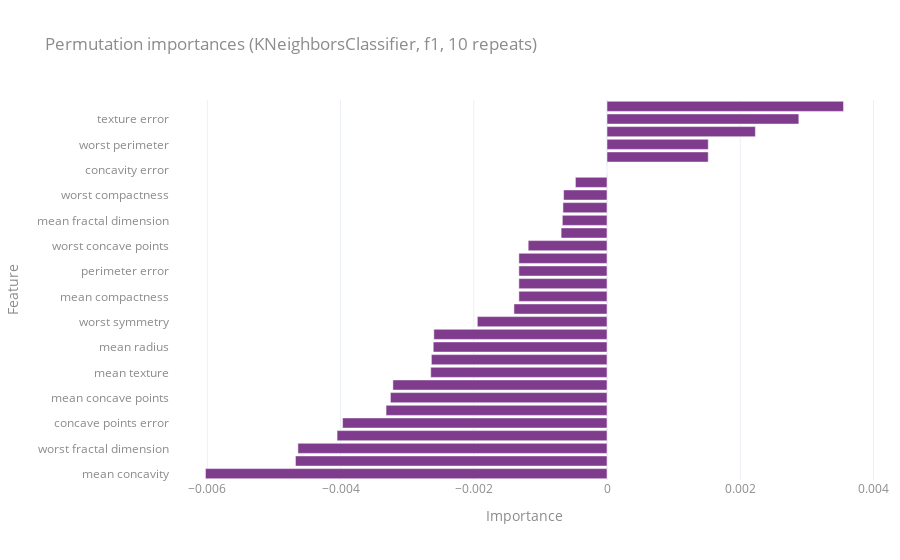

The code cell stored with this chart in its notebook:
### Markdown cell above
## Visualizations including computations

Some visualizations will make additional computations apart from predictions as part of their methods.

`plot.permutation_importance()` takes an estimator name and outputs each feature's permutation importance.

### Code cell
from sklearn.datasets import load_breast_cancer
from sklearn.neighbors import KNeighborsClassifier
from poniard import PoniardClassifier

X, y = load_breast_cancer(return_X_y=True, as_frame=True)
clf = PoniardClassifier(estimators=[KNeighborsClassifier()], metrics="f1").setup(X, y)
clf.fit()
clf.plot.permutation_importance("KNeighborsClassifier")

### Figure 1 — Plotly figure (JSON) as saved in the notebook; plotly's stock layout.template omitted (floating-point values rounded to 4 significant figures)
{"data": [{"alignmentgroup": "True", "hovertemplate": "Importance=%{x}<br>Feature=%{y}<extra></extra>", "legendgroup": "", "marker": {"color": "rgb(127, 60, 141)", "pattern": {"shape": ""}}, "name": "", "offsetgroup": "", "orientation": "h", "showlegend": false, "textposition": "auto", "type": "bar", "x": [-0.0006616, -0.001397, -0.00397, 0, -0.004677, -0.0026, -0.001323, -0.003251, -0.006028, -0.0006706, -0.003317, -0.002609, -0.001323, 0.003551, -0.002647, -0.001323, -0.001323, -0.002637, -0.0006891, 0.00288, 0.001519, -0.0006521, -0.001183, -0.004052, -0.00464, 0.00152, 0.002228, -0.003214, -0.001947, -0.0004746], "xaxis": "x", "y": ["area error", "compactness error", "concave points error", "concavity error", "fractal dimension error", "mean area", "mean compactness", "mean concave points", "mean concavity", "mean fractal dimension", "mean perimeter", "mean radius", "mean smoothness", "mean symmetry", "mean texture", "perimeter error", "radius error", "smoothness error", "symmetry error", "texture error", "worst area", "worst compactness", "worst concave points", "worst concavity", "worst fractal dimension", "worst perimeter", "worst radius", "worst smoothness", "worst symmetry", "worst texture"], "yaxis": "y"}], "layout": {"barmode": "relative", "legend": {"tracegroupgap": 0}, "title": {"text": "Permutation importances (KNeighborsClassifier, f1, 10 repeats)"}, "xaxis": {"anchor": "y", "domain": [0, 1], "title": {"text": "Importance"}}, "yaxis": {"anchor": "x", "categoryorder": "total ascending", "domain": [0, 1], "title": {"text": "Feature"}}}}
